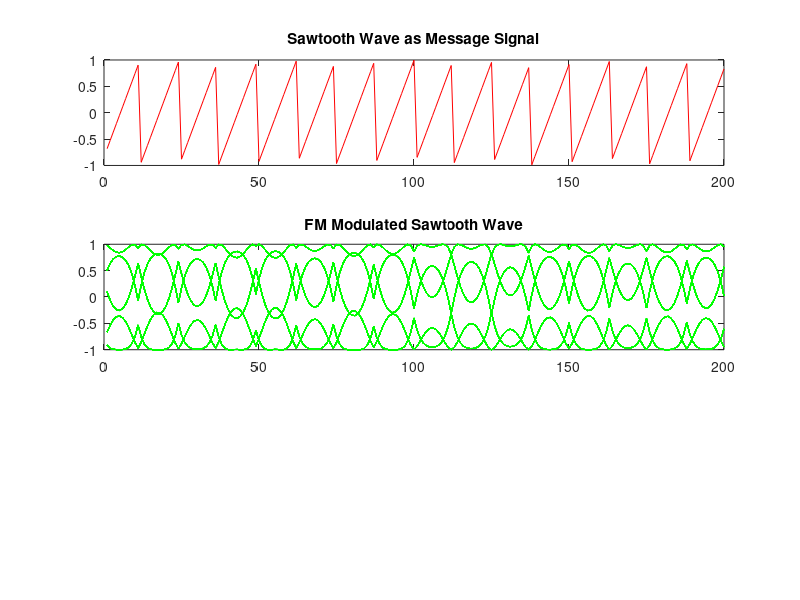

The MATLAB source for this figure: (Note: this script raises an error after producing the figure.)
Fs = 1000; %sampling frequency/rate
Fc = 200; %carrier frequency
T = (0:1/Fs:0.2)'; %sampling time
t = linspace(1,100,200)';
dev = 50; %freq deviation
sawtooth_wave = sawtooth(t);
subplot(311);
plot(sawtooth_wave,'r')
title('Sawtooth Wave as Message Signal');
%% Modulation
y = fmmod(sawtooth_wave,Fc,Fs,dev); %Modulate
subplot(312);
plot(y,'g')
title('FM Modulated Sawtooth Wave');
%% Demodulation
z = fmdemod(y,Fc,Fs,dev); %Demodulate
subplot(313);
plot(z,'b')
title('FM Demodulated Sawtooth Wave');
